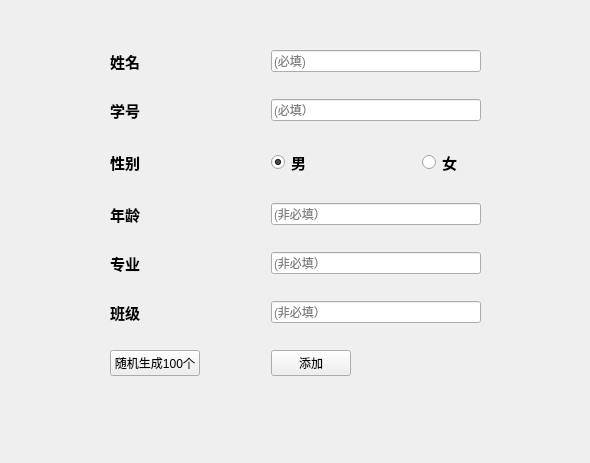
<?xml version="1.0" encoding="UTF-8"?>
<ui version="4.0">
 <class>add</class>
 <widget class="QWidget" name="add">
  <property name="geometry">
   <rect>
    <x>0</x>
    <y>0</y>
    <width>590</width>
    <height>463</height>
   </rect>
  </property>
  <property name="windowTitle">
   <string>增加学生信息</string>
  </property>
  <property name="windowIcon">
   <iconset resource="res.qrc">
    <normaloff>:/build/Desktop_Qt_6_7_2_MinGW_64_bit-Debug/picture/icon.png</normaloff>:/build/Desktop_Qt_6_7_2_MinGW_64_bit-Debug/picture/icon.png</iconset>
  </property>
  <widget class="QWidget" name="widget" native="true">
   <property name="geometry">
    <rect>
     <x>110</x>
     <y>30</y>
     <width>371</width>
     <height>371</height>
    </rect>
   </property>
   <layout class="QGridLayout" name="gridLayout">
    <item row="3" column="2" colspan="3">
     <widget class="QLineEdit" name="age">
      <property name="text">
       <string/>
      </property>
      <property name="maxLength">
       <number>5</number>
      </property>
      <property name="placeholderText">
       <string>(非必填）</string>
      </property>
     </widget>
    </item>
    <item row="6" column="2">
     <widget class="QPushButton" name="pushButton">
      <property name="text">
       <string>添加</string>
      </property>
     </widget>
    </item>
    <item row="0" column="0" colspan="2">
     <widget class="QLabel" name="label_3">
      <property name="font">
       <font>
        <pointsize>11</pointsize>
        <bold>true</bold>
       </font>
      </property>
      <property name="text">
       <string>姓名</string>
      </property>
     </widget>
    </item>
    <item row="5" column="2" colspan="3">
     <widget class="QLineEdit" name="class_2">
      <property name="inputMask">
       <string/>
      </property>
      <property name="maxLength">
       <number>32767</number>
      </property>
      <property name="placeholderText">
       <string>(非必填）</string>
      </property>
     </widget>
    </item>
    <item row="4" column="0" colspan="2">
     <widget class="QLabel" name="label_5">
      <property name="font">
       <font>
        <pointsize>11</pointsize>
        <bold>true</bold>
       </font>
      </property>
      <property name="text">
       <string>专业</string>
      </property>
     </widget>
    </item>
    <item row="3" column="0">
     <widget class="QLabel" name="label_4">
      <property name="font">
       <font>
        <pointsize>11</pointsize>
        <bold>true</bold>
       </font>
      </property>
      <property name="text">
       <string>年龄</string>
      </property>
     </widget>
    </item>
    <item row="4" column="2" colspan="3">
     <widget class="QLineEdit" name="pro">
      <property name="text">
       <string/>
      </property>
      <property name="maxLength">
       <number>15</number>
      </property>
      <property name="placeholderText">
       <string>(非必填）</string>
      </property>
     </widget>
    </item>
    <item row="5" column="0" colspan="2">
     <widget class="QLabel" name="label_6">
      <property name="font">
       <font>
        <pointsize>11</pointsize>
        <bold>true</bold>
       </font>
      </property>
      <property name="text">
       <string>班级</string>
      </property>
     </widget>
    </item>
    <item row="1" column="2" colspan="3">
     <widget class="QLineEdit" name="number">
      <property name="text">
       <string/>
      </property>
      <property name="maxLength">
       <number>10</number>
      </property>
      <property name="placeholderText">
       <string>(必填）</string>
      </property>
     </widget>
    </item>
    <item row="2" column="0" colspan="2">
     <widget class="QLabel" name="label_2">
      <property name="font">
       <font>
        <pointsize>11</pointsize>
        <bold>true</bold>
       </font>
      </property>
      <property name="text">
       <string>性别</string>
      </property>
     </widget>
    </item>
    <item row="2" column="2">
     <widget class="QRadioButton" name="boy">
      <property name="font">
       <font>
        <pointsize>11</pointsize>
        <bold>true</bold>
       </font>
      </property>
      <property name="text">
       <string>男</string>
      </property>
      <property name="checked">
       <bool>true</bool>
      </property>
     </widget>
    </item>
    <item row="1" column="0">
     <widget class="QLabel" name="label">
      <property name="font">
       <font>
        <pointsize>11</pointsize>
        <bold>true</bold>
       </font>
      </property>
      <property name="text">
       <string>学号</string>
      </property>
     </widget>
    </item>
    <item row="2" column="4">
     <widget class="QRadioButton" name="gril">
      <property name="font">
       <font>
        <pointsize>11</pointsize>
        <bold>true</bold>
       </font>
      </property>
      <property name="text">
       <string>女</string>
      </property>
     </widget>
    </item>
    <item row="0" column="2" colspan="3">
     <widget class="QLineEdit" name="name">
      <property name="inputMask">
       <string/>
      </property>
      <property name="text">
       <string/>
      </property>
      <property name="maxLength">
       <number>12</number>
      </property>
      <property name="placeholderText">
       <string>(必填)</string>
      </property>
     </widget>
    </item>
    <item row="6" column="0">
     <widget class="QPushButton" name="pushButton_2">
      <property name="text">
       <string>随机生成100个</string>
      </property>
     </widget>
    </item>
   </layout>
  </widget>
 </widget>
 <resources>
  <include location="res.qrc"/>
 </resources>
 <connections/>
</ui>
